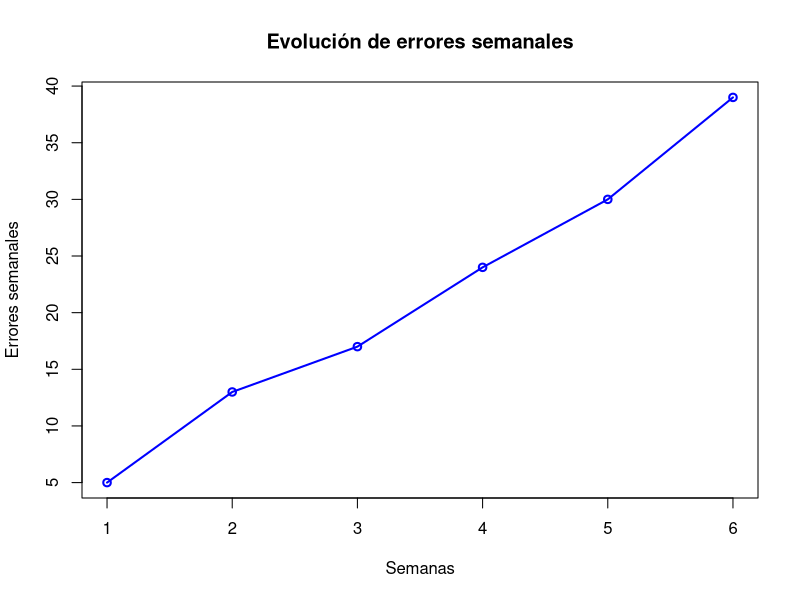

Recreate this plot in R.
#Datos - errores corregidos cada dia de la semana
errores <- c(5, 8, 4, 7, 6, 9)

#solo en el primer elemento es la frecuencia norma, en lo demas es la frecuencia mas lo acumulado de lo anterior
erroresAcum <- cumsum(errores)

plot(erroresAcum,
     type="o", col="blue",
     lwd=2, xlab="Semanas", 
     ylab="Errores semanales",
     main="Evolución de errores semanales")